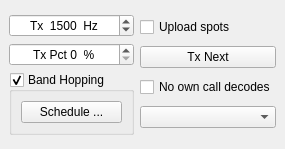
            <widget class="QWidget" name="page_2">
             <layout class="QVBoxLayout" name="verticalLayout_5">
              <property name="leftMargin">
               <number>0</number>
              </property>
              <property name="topMargin">
               <number>0</number>
              </property>
              <property name="rightMargin">
               <number>0</number>
              </property>
              <property name="bottomMargin">
               <number>0</number>
              </property>
              <item>
               <spacer name="verticalSpacer_3">
                <property name="orientation">
                 <enum>Qt::Vertical</enum>
                </property>
                <property name="sizeHint" stdset="0">
                 <size>
                  <width>20</width>
                  <height>5</height>
                 </size>
                </property>
               </spacer>
              </item>
              <item>
               <widget class="QWidget" name="widget_2" native="true">
                <layout class="QHBoxLayout" name="horizontalLayout_9">
                 <property name="leftMargin">
                  <number>0</number>
                 </property>
                 <property name="topMargin">
                  <number>0</number>
                 </property>
                 <property name="rightMargin">
                  <number>0</number>
                 </property>
                 <property name="bottomMargin">
                  <number>0</number>
                 </property>
                 <item>
                  <widget class="QWidget" name="WSPR_controls_widget" native="true">
                   <layout class="QHBoxLayout" name="horizontalLayout_26">
                    <item>
                     <spacer name="horizontalSpacer_3">
                      <property name="orientation">
                       <enum>Qt::Horizontal</enum>
                      </property>
                      <property name="sizeHint" stdset="0">
                       <size>
                        <width>0</width>
                        <height>20</height>
                       </size>
                      </property>
                     </spacer>
                    </item>
                    <item>
                     <layout class="QVBoxLayout" name="verticalLayout_17">
                      <item>
                       <widget class="QSpinBox" name="WSPRfreqSpinBox">
                        <property name="alignment">
                         <set>Qt::AlignCenter</set>
                        </property>
                        <property name="suffix">
                         <string>  Hz</string>
                        </property>
                        <property name="prefix">
                         <string>Tx  </string>
                        </property>
                        <property name="minimum">
                         <number>1400</number>
                        </property>
                        <property name="maximum">
                         <number>1600</number>
                        </property>
                        <property name="value">
                         <number>1500</number>
                        </property>
                       </widget>
                      </item>
                      <item>
                       <widget class="QSpinBox" name="sbTxPercent">
                        <property name="toolTip">
                         <string>Percentage of 2-minute sequences devoted to transmitting.</string>
                        </property>
                        <property name="alignment">
                         <set>Qt::AlignCenter</set>
                        </property>
                        <property name="suffix">
                         <string>  %</string>
                        </property>
                        <property name="prefix">
                         <string>Tx Pct </string>
                        </property>
                        <property name="maximum">
                         <number>100</number>
                        </property>
                       </widget>
                      </item>
                      <item>
                       <widget class="QGroupBox" name="band_hopping_group_box">
                        <property name="title">
                         <string>Band Hopping</string>
                        </property>
                        <property name="checkable">
                         <bool>true</bool>
                        </property>
                        <layout class="QHBoxLayout" name="horizontalLayout_7">
                         <item>
                          <widget class="QPushButton" name="band_hopping_schedule_push_button">
                           <property name="toolTip">
                            <string>Choose bands and times of day for band-hopping.</string>
                           </property>
                           <property name="text">
                            <string>Schedule ...</string>
                           </property>
                          </widget>
                         </item>
                        </layout>
                       </widget>
                      </item>
                     </layout>
                    </item>
                    <item>
                     <layout class="QVBoxLayout" name="verticalLayout_16">
                      <item>
                       <widget class="QCheckBox" name="cbUploadWSPR_Spots">
                        <property name="toolTip">
                         <string>Upload decoded messages to WSPRnet.org.</string>
                        </property>
                        <property name="text">
                         <string>Upload spots</string>
                        </property>
                       </widget>
                      </item>
                      <item>
                       <widget class="QPushButton" name="pbTxNext">
                        <property name="toolTip">
                         <string>Transmit during the next 2-minute sequence.</string>
                        </property>
                        <property name="styleSheet">
                         <string notr="true">QPushButton:checked {
	background-color: red;
	border-style: outset;
	border-width: 1px;
	border-radius: 5px;
	border-color: black;
	min-width: 5em;
	padding: 3px;
}</string>
                        </property>
                        <property name="text">
                         <string>Tx Next</string>
                        </property>
                        <property name="checkable">
                         <bool>true</bool>
                        </property>
                       </widget>
                      </item>
                      <item>
                       <widget class="QCheckBox" name="cbNoOwnCall">
                        <property name="text">
                         <string>No own call decodes</string>
                        </property>
                       </widget>
                      </item>
                      <item>
                       <widget class="QComboBox" name="TxPowerComboBox">
                        <property name="toolTip">
                         <string>Set Tx power in dBm (dB above 1 mW) as part of your WSPR message.</string>
                        </property>
                       </widget>
                      </item>
                     </layout>
                    </item>
                    <item>
                     <spacer name="horizontalSpacer_2">
                      <property name="orientation">
                       <enum>Qt::Horizontal</enum>
                      </property>
                      <property name="sizeHint" stdset="0">
                       <size>
                        <width>0</width>
                        <height>20</height>
                       </size>
                      </property>
                     </spacer>
                    </item>
                   </layout>
                  </widget>
                 </item>
                </layout>
               </widget>
              </item>
              <item>
               <spacer name="verticalSpacer_2">
                <property name="orientation">
                 <enum>Qt::Vertical</enum>
                </property>
                <property name="sizeHint" stdset="0">
                 <size>
                  <width>20</width>
                  <height>5</height>
                 </size>
                </property>
               </spacer>
              </item>
             </layout>
            </widget>
